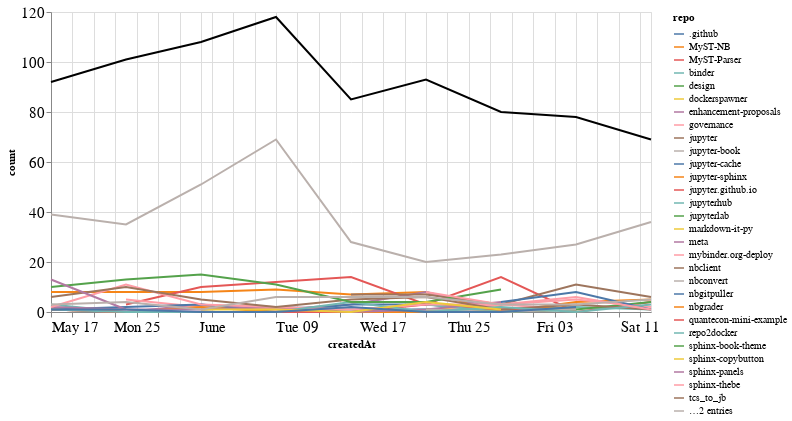

The code cell stored with this chart in its notebook:
### Markdown cell above
## Comments

### Code cell
comments_time = comments.groupby('repo').resample('W', on='createdAt').count()['author'].reset_index()
comments_time = comments_time.rename(columns={'author': 'count'})
comments_time_total = comments_time.groupby('createdAt').agg({"count": "sum"}).reset_index()
ch1 = alt.Chart(comments_time, width=600).mark_line().encode(
    x='createdAt',
    y='count',
    color='repo',
    tooltip="repo"
)

ch2 = alt.Chart(comments_time_total, width=600).mark_line(color="black").encode(
    x='createdAt',
    y='count',
)

ch1 + ch2

### Figure 1 — Vega-Lite specification as saved in the notebook (floating-point values rounded to 4 significant figures; data arrays with more than 128 entries replaced by an {"elided": "..."} marker saying what was removed)
{"config": {"axisLeft": {"labelFontSize": 15}, "axisBottom": {"labelFontSize": 15}}, "layer": [{"data": {"name": "data-b287a9f3531c3ba21a52e53228667a0b"}, "mark": "line", "encoding": {"color": {"type": "nominal", "field": "repo"}, "tooltip": {"type": "nominal", "field": "repo"}, "x": {"type": "temporal", "field": "createdAt"}, "y": {"type": "quantitative", "field": "count"}}, "width": 600}, {"data": {"name": "data-b3187c4cffdc8ad9a83d0122213ddf3e"}, "mark": {"type": "line", "color": "black"}, "encoding": {"x": {"type": "temporal", "field": "createdAt"}, "y": {"type": "quantitative", "field": "count"}}, "width": 600}], "$schema": "https://vega.github.io/schema/vega-lite/v4.8.1.json", "datasets": {"data-b287a9f3531c3ba21a52e53228667a0b": {"elided": "170 records"}, "data-b3187c4cffdc8ad9a83d0122213ddf3e": [{"createdAt": "2020-05-17T00:00:00", "count": 92}, {"createdAt": "2020-05-24T00:00:00", "count": 101}, {"createdAt": "2020-05-31T00:00:00", "count": 108}, {"createdAt": "2020-06-07T00:00:00", "count": 118}, {"createdAt": "2020-06-14T00:00:00", "count": 85}, {"createdAt": "2020-06-21T00:00:00", "count": 93}, {"createdAt": "2020-06-28T00:00:00", "count": 80}, {"createdAt": "2020-07-05T00:00:00", "count": 78}, {"createdAt": "2020-07-12T00:00:00", "count": 69}]}}
